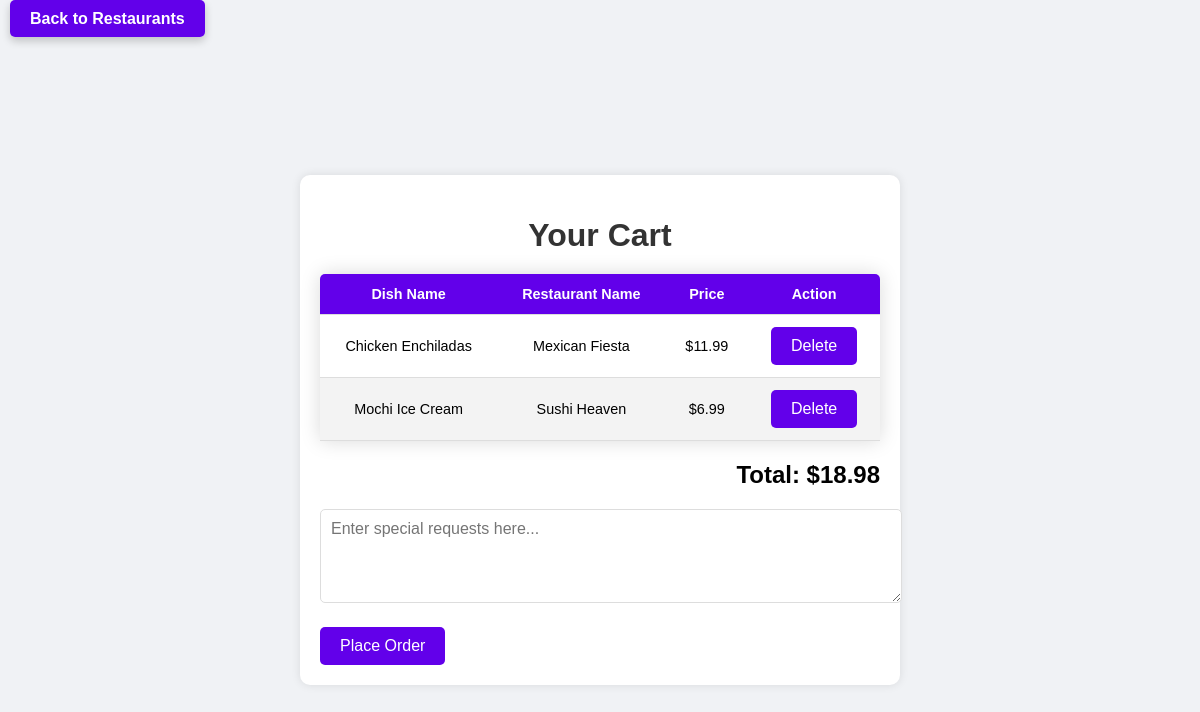
Page /cart (signed in) on the committed database.
### tables this page shows
CREATE TABLE "cart" (
            id INTEGER PRIMARY KEY AUTOINCREMENT,
            user_id INTEGER,
            dish_name TEXT,
            restaurant_name TEXT,
            dish_price REAL,
            FOREIGN KEY (user_id) REFERENCES users(id)
        );

### app.py (the view)
@app.route('/cart')
def cart():
    if 'user_id' not in session:
        return redirect(url_for('login_page'))
    user_id = session['user_id']
    conn = sqlite3.connect('users.db')
    cursor = conn.cursor()
    cursor.execute('SELECT id, dish_name, restaurant_name, dish_price FROM cart WHERE user_id = ?', (user_id,))
    cart_items = cursor.fetchall()
    conn.close()
    total = sum(item[3] for item in cart_items)
    return render_template('cart.html', cart=cart_items, total=total)

### templates/cart.html (shortened to what this page needs)
<!DOCTYPE html>
<html lang="en">
<head>
    <link rel="stylesheet" href="{{ url_for('static', filename='cart.css') }}">
</head>
<body>
    <div class="header">
        <a href="{{ url_for('restaurants') }}" class="back-to-restaurants">Back to Restaurants</a>
    </div>
    <div class="container">
        <h1>Your Cart</h1>
        <table>
            <thead>
                <tr>
                    <th>Dish Name</th>
                    <th>Restaurant Name</th>
                    <th>Price</th>
                    <th>Action</th>
                </tr>
            </thead>
            <tbody>
                {% for item in cart %}
                <tr>
                    <td>{{ item[1] }}</td>
                    <td>{{ item[2] }}</td>
                    <td>${{ item[3] }}</td>
                    <td>
                        <form method="POST" action="{{ url_for('delete_from_cart', item_id=item[0]) }}">
                            <button type="submit">Delete</button>
                        </form>
                    </td>
                </tr>
                {% endfor %}
            </tbody>
        </table>
        <div class="total">
            <h2>Total: ${{ total }}</h2>
        </div>
        <form method="POST" action="{{ url_for('place_order') }}">
            <textarea name="special_requests" placeholder="Enter special requests here..." rows="4"></textarea>
            <button type="submit">Place Order</button>
        </form>
    </div>
</body>
</html>

### static/cart.css (style rules this page uses)
body { background: #f0f2f5; display: flex; flex-direction: column; align-items: center; justify-content: center; min-height: 100vh; margin: 0; padding: 20px; box-sizing: border-box; font-family: 'Arial', sans-serif; }
.header { position: absolute; top: 10px; left: 10px; }
.back-to-restaurants { background-color: #6200ea; color: white; padding: 10px 20px; text-decoration: none; border-radius: 5px; font-weight: bold; box-shadow: 0 4px 8px rgba(0, 0, 0, 0.2); transition: background-color 0.3s, box-shadow 0.3s; }
.container { background-color: #ffffff; border-radius: 10px; box-shadow: 0 0 10px rgba(0, 0, 0, 0.1); padding: 20px; width: 90%; max-width: 600px; margin-top: 60px; box-sizing: border-box; }
h1 { text-align: center; color: #333; margin-bottom: 20px; }
table { width: 100%; border-collapse: collapse; margin-bottom: 20px; font-size: 0.9em; background-color: #ffffff; border-radius: 5px 5px 0 0; overflow: hidden; box-shadow: 0 0 20px rgba(0, 0, 0, 0.15); }
th, td { padding: 12px 15px; text-align: center; border-bottom: 1px solid #dddddd; }
th { background-color: #6200ea; color: white; font-weight: bold; }
tbody tr:nth-of-type(even) { background-color: #f3f3f3; }
.total { text-align: right; margin-bottom: 20px; }
button { background-color: #6200ea; color: white; padding: 10px 20px; border: none; border-radius: 5px; cursor: pointer; font-size: 16px; transition: background-color 0.3s ease; }
textarea { width: 100%; border: 1px solid #ddd; border-radius: 5px; padding: 10px; margin-bottom: 20px; font-family: 'Arial', sans-serif; font-size: 16px; }

### rows in the picture
cart: dish_name "Chicken Enchiladas", restaurant_name "Mexican Fiesta", dish_price "11.99"
cart: dish_name "Mochi Ice Cream", restaurant_name "Sushi Heaven", dish_price "6.99"

### other values in the picture
{{ total }} "18.98"
